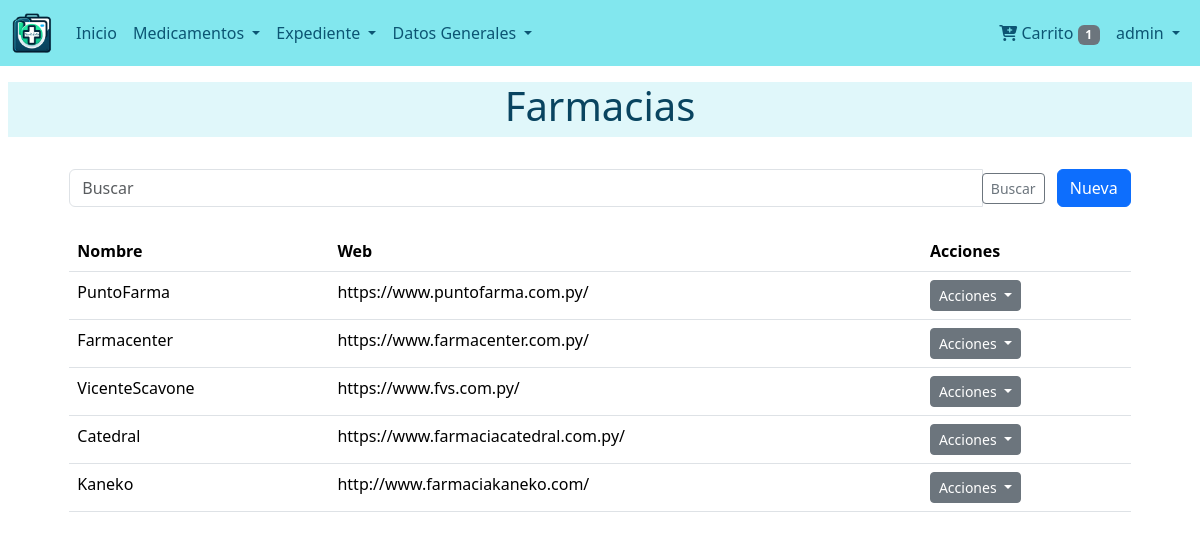
Screenshot of /stock/farmacias/ (signed in) with the database file from the repository.
### users/models.py (models this page shows)
class User(AbstractUser):
    def get_full_name(self):
        return '{} {}'.format(self.first_name,self.last_name)

### stock/models.py (models this page shows, shortened)
class Farmacia(models.Model):
    nombre = models.CharField(max_length=100)
    web = models.URLField(null=True, blank=True)

### stock/views.py (the view)
# urls.py: path('farmacias/', views.PharmacyListView.as_view(), name='pharmacy_list'),
class PharmacyListView(ListView):
    model = Farmacia
    template_name = 'pharmacy/list.html'
    context_object_name = 'farmacias'
    def get_queryset(self):
        queryset = super().get_queryset()
        search_query = self.request.GET.get('search', None)
        if search_query:
            queryset = queryset.filter(nombre__icontains=search_query)
        return queryset
    def get_context_data(self, **kwargs):
        context = super().get_context_data(**kwargs)
        context['search_form'] = PharmacySearchForm(self.request.GET)
        return context

### stock/forms.py
class PharmacySearchForm(forms.Form):
    search = forms.CharField(required=False, label='Buscar')

### dispensers/context_processors.py (called while the page is built)
def cart_processor(request):
    dispenser = get_or_create_dispenser(request)
    return {'cart_item_count': dispenser.products.count() if dispenser else 0}

### dispensers/utils.py (called while the page is built, shortened)
def get_or_create_dispenser(request):
    user = request.user if request.user.is_authenticated else None
    if user:
        dispenser = Dispenser.objects.filter(user=user).first()
        if dispenser:
            request.session['dispenser_id'] = dispenser.dispenser_id
            return dispenser

### stock/templates/pharmacy/list.html (shortened to what this page needs)
{% extends 'base.html' %}
{% block content %}
{% include "snippets/title.html" with title='Farmacias' %}
<div class="container">
    <div class="row justify-content-center">
        <div class="col-md-11">
            {% include "pharmacy/snippets/filter.html" %}
            <table class="table mt-4">
                <thead>
                    <tr>
                        <th>Nombre</th>
                        <th>Web</th>
                        <th>Acciones</th>
                    </tr>
                </thead>
                <tbody>
                    {% for farmacia in farmacias %}
                    <tr>
                        <td>{{ farmacia.nombre }}</td>
                        <td>{{ farmacia.web }}</td>
                        <td>
                            <div class="dropdown">
                                <button class="btn btn-secondary btn-sm dropdown-toggle" type="button" id="dropdownMenuButton{{ forloop.counter }}" data-bs-toggle="dropdown" aria-expanded="false">
                                    Acciones
                                </button>
                            </div>
                        </td>
                    </tr>
                    {% endfor %}
                </tbody>
            </table>
        </div>
    </div>
</div>
{% endblock %}

### templates/navbar.html (shortened to what this page needs)
{% load static %}
{% url 'index' as index %}
{% url 'dispensers:dispenser' as dispenser %}
<nav class="navbar navbar-expand-lg custom-navbar-bg navbar-light">
    <div class="container-fluid">
        <a class="navbar-brand" href="{% url 'index' %}">
            <img src="{% static 'images/icono.png' %}" alt="MedicFolio Logo" style="height: 40px;">
        </a>
        <div class="collapse navbar-collapse" id="navbarNavAltMarkup">
            <div class="navbar-nav me-auto">
                {% if user.is_authenticated %}
                    <a class="nav-link text-white {% if request.path == index %}active{% endif %}" href="{{ index }}">
                        Inicio
                    </a>
                    <li class="nav-item dropdown">
                        <a class="nav-link dropdown-toggle text-white" href="#" id="navbarDropdownMenuLink" role="button" data-bs-toggle="dropdown" aria-expanded="false">
                            Medicamentos
                        </a>
                    </li>
                    <li class="nav-item dropdown">
                        <a class="nav-link dropdown-toggle text-white" href="#" id="navbarDropdownDatosGenerales" role="button" data-bs-toggle="dropdown" aria-expanded="false">
                            Expediente
                        </a>
                    </li>
                    <li class="nav-item dropdown">
                        <a class="nav-link dropdown-toggle text-white" href="#" id="navbarDropdownDatosGenerales" role="button" data-bs-toggle="dropdown" aria-expanded="false">
                            Datos Generales
                        </a>
                    </li>
                {% endif %}
            </div>
            <div class="navbar-nav ms-auto">
                {% if user.is_authenticated %}
                <li><a class="nav-link text-white" href="{{ dispenser }}">
                    <i class="fas fa-cart-plus"></i> Carrito
                    <span class="badge bg-secondary">{{ cart_item_count }}</span>
                </a></li>
                {% endif %}
                {% if user.is_authenticated %}
                <li class="nav-item dropdown">
                    <a class="nav-link dropdown-toggle text-white" href="#" id="navbarDropdownUserMenu" role="button" data-bs-toggle="dropdown" aria-expanded="false">
                        {{ user.username }}
                    </a>
                </li>
                {% endif %}
            </div>
        </div>
    </div>
</nav>

### static/css/style.css (style rules this page uses)
.custom-navbar-bg { background-color: #82e7ee; }
.navbar-light .navbar-nav .nav-link { color: #0c5573 !important; }

### rows the page displays
User: username "admin"
Farmacia: nombre "PuntoFarma", web "https://www.puntofarma.com.py/"
Farmacia: nombre "Farmacenter", web "https://www.farmacenter.com.py/"
Farmacia: nombre "VicenteScavone", web "https://www.fvs.com.py/"
Farmacia: nombre "Catedral", web "https://www.farmaciacatedral.com.py/"
Farmacia: nombre "Kaneko", web "http://www.farmaciakaneko.com/"

### other values shown
{{ cart_item_count }} "1"
{{ title }} "Farmacias"
